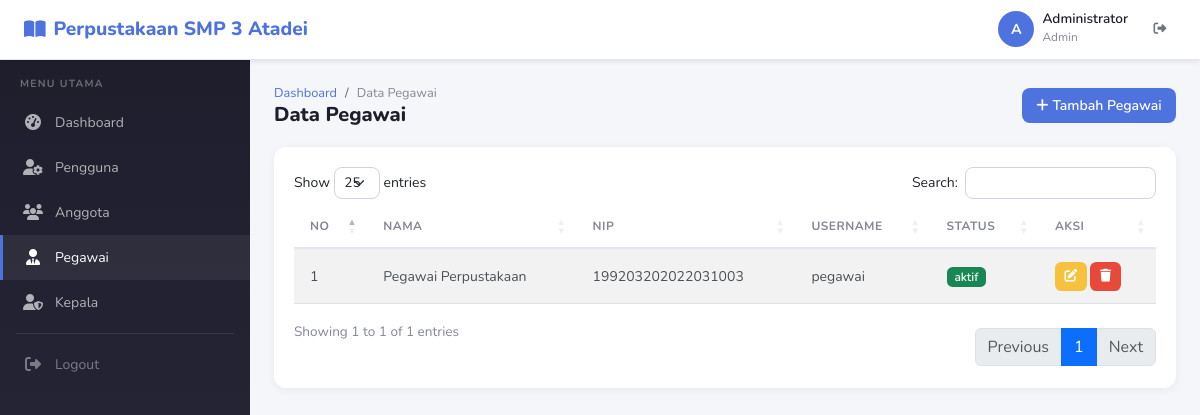
Page /pegawai (signed in) on the committed database.
### tables this page shows
CREATE TABLE pegawai (
  id INT AUTO_INCREMENT PRIMARY KEY,
  user_id INT NOT NULL,
  nama VARCHAR(100) NOT NULL,
  nip VARCHAR(50) NOT NULL,
  foto VARCHAR(255) DEFAULT NULL,
  created_at TIMESTAMP DEFAULT CURRENT_TIMESTAMP,
  INDEX idx_pegawai_user_id (user_id),
  CONSTRAINT fk_pegawai_user FOREIGN KEY (user_id) REFERENCES users(id) ON DELETE CASCADE
);

CREATE TABLE users (
  id INT AUTO_INCREMENT PRIMARY KEY,
  username VARCHAR(50) NOT NULL UNIQUE,
  password VARCHAR(255) NOT NULL,
  role_id INT NOT NULL,
  status ENUM('aktif','nonaktif') DEFAULT 'aktif',
  created_at TIMESTAMP DEFAULT CURRENT_TIMESTAMP,
  INDEX idx_users_role_id (role_id),
  INDEX idx_users_status (status),
  CONSTRAINT fk_users_role FOREIGN KEY (role_id) REFERENCES roles(id) ON DELETE CASCADE
);

### controllers/PegawaiController.php (called while the page is built, shortened)
<?php
require_once __DIR__ . '/../core/Helper.php';
class PegawaiController extends Controller
{
    public function index()
    {
        $db = Database::getInstance()->getConnection();
        $stmt = $db->query("
            SELECT pegawai.*, users.username, users.status
            FROM pegawai
            JOIN users ON users.id = pegawai.user_id
            ORDER BY pegawai.id DESC
        ");
        $data['pegawai'] = $stmt->fetchAll();
        $this->view('pegawai/index', $data);
    }
}

### index.php (called while the page is built, shortened)
<?php
require_once __DIR__ . '/core/Router.php';
require_once __DIR__ . '/core/Helper.php';
Router::run();

### core/Helper.php (called while the page is built, shortened)
<?php
function sanitize($input)
{
    return htmlspecialchars($input, ENT_QUOTES, 'UTF-8');
}

### views/pegawai/index.php (the view)
<?php require_once __DIR__ . '/../layouts/header.php'; ?>
<div class="page-header">
    <div>
        <nav aria-label="breadcrumb">
            <ol class="breadcrumb">
                <li class="breadcrumb-item"><a href="<?= BASE_URL ?>dashboard">Dashboard</a></li>
                <li class="breadcrumb-item active">Data Pegawai</li>
            </ol>
        </nav>
        <h4>Data Pegawai</h4>
    </div>
    <a href="<?= BASE_URL ?>pegawai/create" class="btn btn-primary">
        <i class="fas fa-plus me-1"></i>Tambah Pegawai
    </a>
</div>
<div class="card">
    <div class="card-body">
        <div class="table-responsive">
            <table class="table table-striped datatable">
                <thead>
                    <tr>
                        <th>No</th>
                        <th>Nama</th>
                        <th>NIP</th>
                        <th>Username</th>
                        <th>Status</th>
                        <th>Aksi</th>
                    </tr>
                </thead>
                <tbody>
                    <?php $no = 1; foreach ($pegawai as $p): ?>
                    <tr>
                        <td><?= $no++ ?></td>
                        <td><?= sanitize($p['nama']) ?></td>
                        <td><?= sanitize($p['nip']) ?></td>
                        <td><?= sanitize($p['username']) ?></td>
                        <td>
                            <span class="badge bg-<?= $p['status'] === 'aktif' ? 'success' : 'danger' ?>">
                                <?= $p['status'] ?>
                            </span>
                        </td>
                        <td>
                            <a href="<?= BASE_URL ?>pegawai/edit/<?= $p['id'] ?>" class="btn btn-sm btn-warning" title="Edit">
                                <i class="fas fa-edit"></i>
                            </a>
                            <a href="<?= BASE_URL ?>pegawai/delete/<?= $p['id'] ?>" class="btn btn-sm btn-danger btn-delete" title="Hapus">
                                <i class="fas fa-trash"></i>
                            </a>
                        </td>
                    </tr>
                    <?php endforeach; ?>
                </tbody>
            </table>
        </div>
    </div>
</div>
<?php require_once __DIR__ . '/../layouts/footer.php'; ?>

### core/Router.php (shortened to what this page needs)
<?php
class Router
{
    private static $routes = [];
    public static function add($method, $route, $controller, $action)
    {
        self::$routes[] = [
            'method' => strtoupper($method),
            'route' => $route,
            'controller' => $controller,
            'action' => $action
        ];
    }
    public static function run()
    {
        $url = self::getUrl();
        $method = $_SERVER['REQUEST_METHOD'];
        foreach (self::$routes as $route) {
            $pattern = self::buildPattern($route['route']);
            if ($route['method'] === strtoupper($method) && preg_match($pattern, $url, $matches)) {
                array_shift($matches);
                self::dispatch($route['controller'], $route['action'], $matches);
                return;
            }
        }
        exit;
    }
    private static function getUrl()
    {
        if (isset($_GET['url']) && $_GET['url'] !== '') {
            $url = rtrim($_GET['url'], '/');
            $url = filter_var($url, FILTER_SANITIZE_URL);
            return $url;
        }
        $uri = $_SERVER['REQUEST_URI'];
        $uri = parse_url($uri, PHP_URL_PATH);
        $uri = trim($uri, '/');
        return $uri;
    }
    private static function buildPattern($route)
    {
        $pattern = preg_replace('/\{([a-zA-Z_]+)\}/', '([^/]+)', $route);
        return '#^' . $pattern . '$#';
    }
    private static function dispatch($controller, $action, $params = [])
    {
        $controllerFile = __DIR__ . '/../controllers/' . $controller . '.php';
        if (file_exists($controllerFile)) {
            $instance = new $controller();
            call_user_func_array([$instance, $action], $params);
        } else {
            header('HTTP/1.0 500 Internal Server Error');
            die("Controller '$controller' tidak ditemukan");
        }
    }
}

### assets/css/style.css (style rules this page uses)
:root { --primary: #4e73df; --primary-dark: #224abe; --secondary: #858796; --success: #1cc88a; --info: #36b9cc; --warning: #f6c23e; --danger: #e74a3b; --dark: #1e1e2d; --gray: #858796; --gray-light: #f8f9fc; --sidebar-width: 250px; --topbar-height: 60px; }
* { margin: 0; padding: 0; box-sizing: border-box; }
body { font-family: 'Nunito', 'Segoe UI', Tahoma, Geneva, Verdana, sans-serif; font-size: .875rem; background: #f4f6f9; color: #495057; overflow-x: hidden; }
.card { border: none; border-radius: .75rem; box-shadow: 0 .125rem .5rem rgba(0,0,0,.06); margin-bottom: 1.5rem; background: #fff; }
.card-body { padding: 1.25rem; }
.page-header { display: flex; align-items: center; justify-content: space-between; margin-bottom: 1.25rem; flex-wrap: wrap; gap: .75rem; }
.page-header h4 { font-size: 1.25rem; font-weight: 800; color: var(--dark); margin: 0; }
.breadcrumb { margin: 0; font-size: .8rem; background: none; padding: 0; }
.breadcrumb-item a { color: var(--primary); text-decoration: none; }
.breadcrumb-item.active { color: var(--secondary); }
.table { margin-bottom: 0; }
.table th { border-top: none; border-bottom: 2px solid #e3e6f0; font-weight: 700; font-size: .75rem; text-transform: uppercase; letter-spacing: .04em; color: var(--secondary); padding: .75rem 1rem; white-space: nowrap; }
.table td { padding: .75rem 1rem; vertical-align: middle; border-top: 1px solid #f0f0f0; color: #495057; }
.table-striped tbody tr:nth-of-type(odd) { background: #fafbfc; }
.btn { border-radius: .5rem; font-size: .875rem; padding: .45rem .9rem; font-weight: 600; transition: all .15s; border: none; }
.btn-primary { background: var(--primary); color: #fff; }
.btn-danger { background: var(--danger); color: #fff; }
.btn-warning { background: var(--warning); color: #fff; }
.btn-sm { padding: .3rem .6rem; font-size: .8rem; border-radius: .4rem; }
.badge { font-weight: 600; padding: .35em .65em; font-size: .75rem; border-radius: .35rem; }

### rows in the picture
pegawai: nama "Pegawai Perpustakaan", nip "199203202022031003", user.username "pegawai", user.status "aktif"
